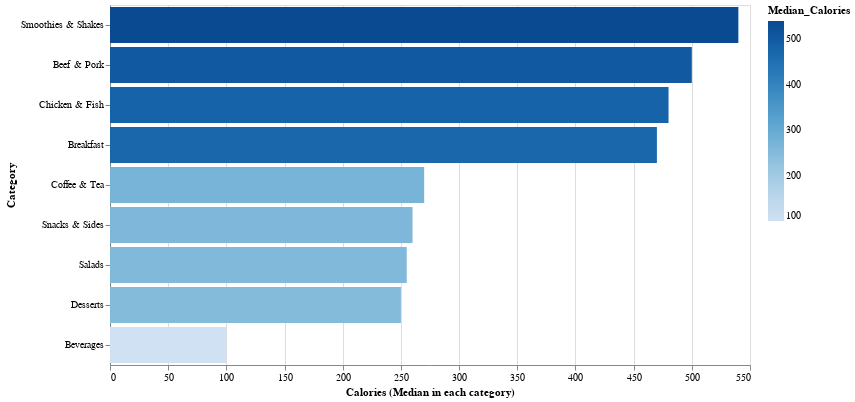

The notebook cell saved with this chart:
### Markdown cell above
## Daily Calorie intake note
Recommended Daily Intake of calories for a health average individual is 2000cal
https://health.gov/our-work/food-nutrition/2015-2020-dietary-guidelines/guidelines/appendix-2/

### Code cell
category_df = data[["Category","Calories"]].groupby("Category").agg({"Calories":"median"})
category_df = category_df.reset_index()
category_df.columns = ["Category","Median_Calories"]
category_df = category_df.assign(Daily_Intake_Proportion=category_df["Median_Calories"]*100/2000)
category_df = category_df.sort_values("Median_Calories",ascending=False)
# print(category_df.head())

height=360
width=640
x_col = "Median_Calories"
x_label = "Calories (Median in each category)"
y_col = "Category"
color_col = x_col
x_alt = alt.X('%s:Q' % (x_col),title=x_label)
y_alt = alt.Y("%s:N" % (y_col),sort="-x")
color = alt.Color(color_col)
chart = alt.Chart(category_df).mark_bar().encode(x=x_alt,y=y_alt,color=color)
chart = chart.properties(height=height,width=width).interactive()

chart.display()

### Figure 1 — Vega-Lite specification as saved in the notebook (floating-point values rounded to 4 significant figures)
{"config": {"view": {"continuousWidth": 400, "continuousHeight": 300}}, "data": {"name": "data-e5e8c74d9128c066b77b96f7e7a380fd"}, "mark": "bar", "encoding": {"color": {"type": "quantitative", "field": "Median_Calories"}, "x": {"type": "quantitative", "field": "Median_Calories", "title": "Calories (Median in each category)"}, "y": {"type": "nominal", "field": "Category", "sort": "-x"}}, "height": 360, "selection": {"selector009": {"type": "interval", "bind": "scales", "encodings": ["x", "y"]}}, "width": 640, "$schema": "https://vega.github.io/schema/vega-lite/v4.8.1.json", "datasets": {"data-e5e8c74d9128c066b77b96f7e7a380fd": [{"Category": "Smoothies & Shakes", "Median_Calories": 540, "Daily_Intake_Proportion": 27.0}, {"Category": "Beef & Pork", "Median_Calories": 500, "Daily_Intake_Proportion": 25.0}, {"Category": "Chicken & Fish", "Median_Calories": 480, "Daily_Intake_Proportion": 24.0}, {"Category": "Breakfast", "Median_Calories": 470, "Daily_Intake_Proportion": 23.5}, {"Category": "Coffee & Tea", "Median_Calories": 270, "Daily_Intake_Proportion": 13.5}, {"Category": "Snacks & Sides", "Median_Calories": 260, "Daily_Intake_Proportion": 13.0}, {"Category": "Salads", "Median_Calories": 255, "Daily_Intake_Proportion": 12.75}, {"Category": "Desserts", "Median_Calories": 250, "Daily_Intake_Proportion": 12.5}, {"Category": "Beverages", "Median_Calories": 100, "Daily_Intake_Proportion": 5.0}]}}
